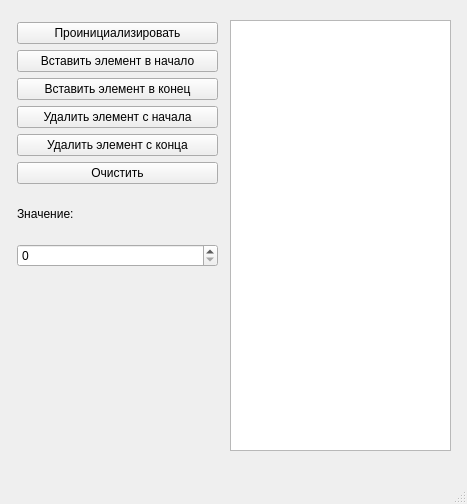
<?xml version="1.0" encoding="UTF-8"?>
<ui version="4.0">
 <class>MainWindow</class>
 <widget class="QMainWindow" name="MainWindow">
  <property name="geometry">
   <rect>
    <x>0</x>
    <y>0</y>
    <width>467</width>
    <height>504</height>
   </rect>
  </property>
  <property name="windowTitle">
   <string>MainWindow</string>
  </property>
  <widget class="QWidget" name="centralwidget">
   <widget class="QWidget" name="verticalLayoutWidget">
    <property name="geometry">
     <rect>
      <x>17</x>
      <y>22</y>
      <width>201</width>
      <height>245</height>
     </rect>
    </property>
    <layout class="QVBoxLayout" name="verticalLayout">
     <item>
      <widget class="QPushButton" name="initButton">
       <property name="text">
        <string>Проинициализировать</string>
       </property>
      </widget>
     </item>
     <item>
      <widget class="QPushButton" name="pushfrontButton">
       <property name="text">
        <string>Вставить элемент в начало</string>
       </property>
      </widget>
     </item>
     <item>
      <widget class="QPushButton" name="pushbackButton">
       <property name="text">
        <string>Вставить элемент в конец</string>
       </property>
      </widget>
     </item>
     <item>
      <widget class="QPushButton" name="popfrontButton">
       <property name="text">
        <string>Удалить элемент с начала</string>
       </property>
      </widget>
     </item>
     <item>
      <widget class="QPushButton" name="popbackButton_2">
       <property name="text">
        <string>Удалить элемент с конца</string>
       </property>
      </widget>
     </item>
     <item>
      <widget class="QPushButton" name="clearButton">
       <property name="text">
        <string>Очистить</string>
       </property>
      </widget>
     </item>
     <item>
      <widget class="QLabel" name="label">
       <property name="text">
        <string>Значение:</string>
       </property>
      </widget>
     </item>
     <item>
      <widget class="QSpinBox" name="spinBox"/>
     </item>
    </layout>
   </widget>
   <widget class="QTextEdit" name="textEdit">
    <property name="geometry">
     <rect>
      <x>230</x>
      <y>20</y>
      <width>221</width>
      <height>431</height>
     </rect>
    </property>
   </widget>
  </widget>
  <widget class="QMenuBar" name="menubar">
   <property name="geometry">
    <rect>
     <x>0</x>
     <y>0</y>
     <width>467</width>
     <height>23</height>
    </rect>
   </property>
  </widget>
  <widget class="QStatusBar" name="statusbar"/>
 </widget>
 <resources/>
 <connections/>
</ui>
